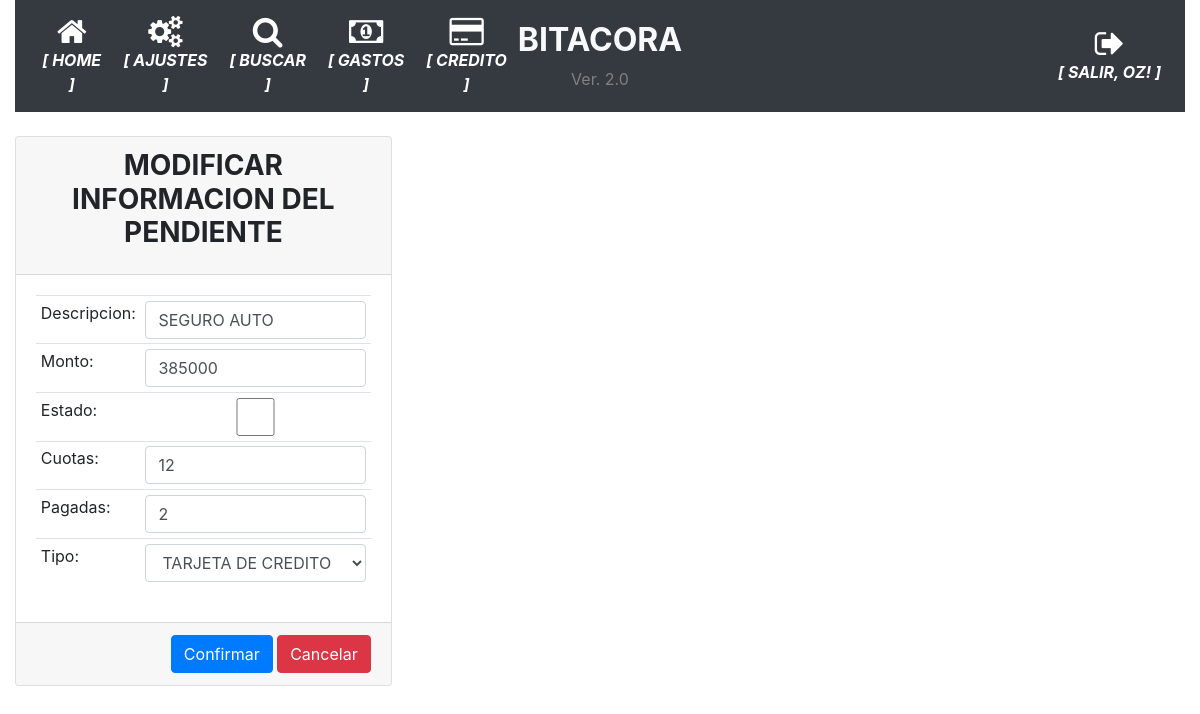
/modificar_pendiente/3 (signed in), run on an earlier commit of the app's database.
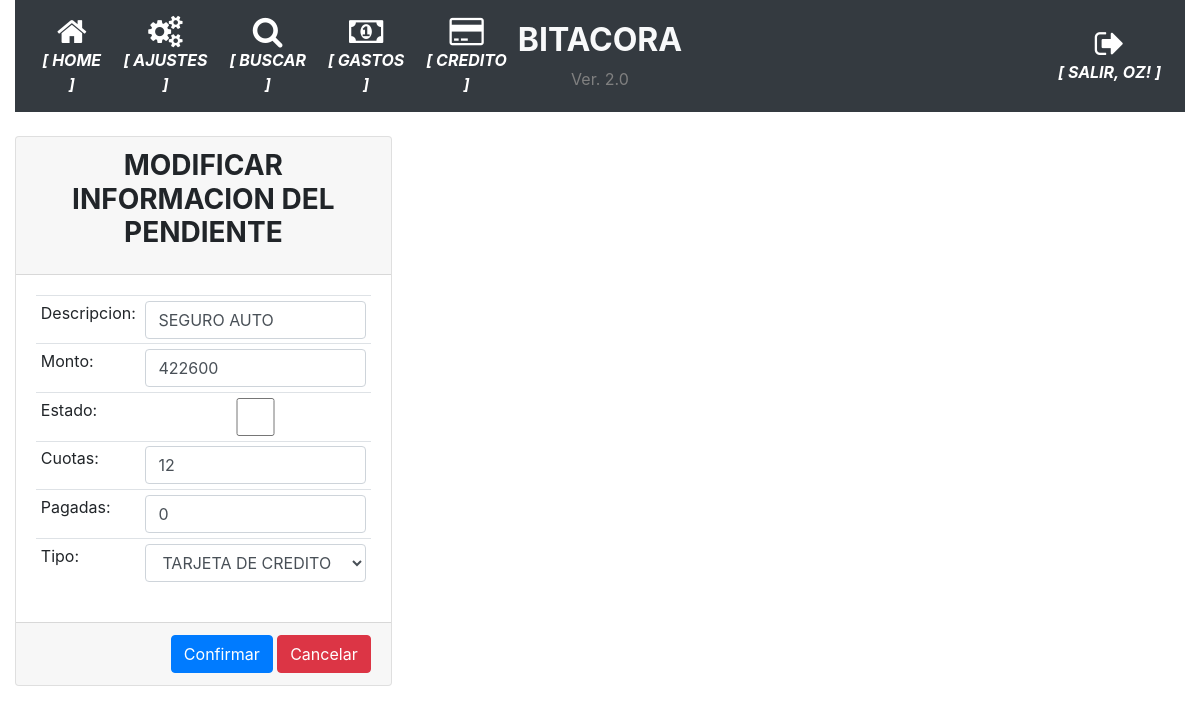
And on a later commit of the database.
### app/models.py (models this page shows, shortened)
class DeudasPendientes(db.Model):
    __tablename__='deudas_pendientes'
    id = db.Column(db.Integer, primary_key=True)
    descripcion = db.Column(db.String(100), nullable=False)
    monto = db.Column(db.Integer)
    estado = db.Column(db.Boolean, server_default=u'False')
    cuotas = db.Column(db.Integer)
    cuotas_pagadas = db.Column(db.Integer)
    id_agrupador = db.Column(db.Integer, nullable=True)

### app/routes.py (the view)
@app.route('/modificar_pendiente/<int:pendiente_id>', methods=['GET', 'POST'])
@login_required
def modificar_pendiente(pendiente_id):
    operacion = DeudasPendientes.query.get(pendiente_id)
    form = FormularioPendientes()
    if operacion:
        if form.validate_on_submit():
            operacion.descripcion = form.descripcion.data
            operacion.monto = form.monto.data
            operacion.estado = form.estado.data
            operacion.cuotas = form.cuotas.data
            operacion.cuotas_pagadas = form.cuotas_pagadas.data
            operacion.id_agrupador = form.tipo.data
            db.session.commit()
            flash('Se modifico la operacion con exito.')
            return redirect(url_for('parametrico'))
        else:
            for k, v in form.errors.items():
                flash('Error en: '+k)
        form.descripcion.data = operacion.descripcion
        form.monto.data = operacion.monto
        form.estado.data = operacion.estado
        form.cuotas.data = operacion.cuotas
        form.cuotas_pagadas.data = operacion.cuotas_pagadas
        form.tipo.data = operacion.id_agrupador
        return render_template('modificar_pendientes.html', form=form, pendiente_id=pendiente_id)
    else:
        flash('No se encontro la operacion a modificar.')
    return redirect(url_for('index'))

### app/formularios.py
class FormularioPendientes(FlaskForm):
    descripcion = StringField('Descripcion', validators={DataRequired()})
    monto = IntegerField('Monto', validators={DataRequired()})
    estado = BooleanField('Estado')
    cuotas = IntegerField('Cuotas')
    cuotas_pagadas = IntegerField('Cuotas Pagadas')
    tipo = SelectField('Tipo', choices=listar_agrupador(), coerce=int)
    submit = SubmitField('Confirmar')

### app/models.py (called while the page is built)
@login.user_loader
def load_user(id):
    return User.query.get(int(id))

### app/templates/modificar_pendientes.html (shortened to what this page needs)
{% extends "base.html" %}
{% block main %}
<form action="{{ url_for('modificar_pendiente', pendiente_id=pendiente_id) }}" method="post">
  <div class="card-columns">
    <div class="card">
        <div class="card-header">
            <h3 class="card-title text-center"><strong>MODIFICAR INFORMACION DEL PENDIENTE</strong></h3>
        </div>
        <div class="card-body">
            <table class="table table-sm">
                <tr><td>Descripcion:</td><td><strong>{{ form.descripcion(class="form-control") }}</strong></td></tr>
                <tr><td>Monto:</td><td><strong>{{ form.monto(class="form-control") }}</strong></td></tr>
                <tr><td>Estado:</td><td><strong>{{ form.estado(class="form-control") }}</strong></td></tr>
                <tr><td>Cuotas:</td><td><strong>{{ form.cuotas(class="form-control") }}</strong></td></tr>
                <tr><td>Pagadas:</td><td><strong>{{ form.cuotas_pagadas(class="form-control") }}</strong></td></tr>
                <tr><td>Tipo:</td><td><strong>{{ form.tipo(class="form-control") }}</strong></td></tr>
            </table>
        </div>
        <div class="card-footer text-muted text-right">
            {{ form.submit(class="btn btn-primary") }}
            <a href="#" onclick="goBack()" class="btn btn-danger">Cancelar</a>
        </div>
    </div>
  </div>
</form>
{% endblock %}

What changed in the data, as far as the page shows it:
changed DeudasPendientes "SEGURO AUTO": monto "385000" → "422600"; cuotas_pagadas "2" → "0"
